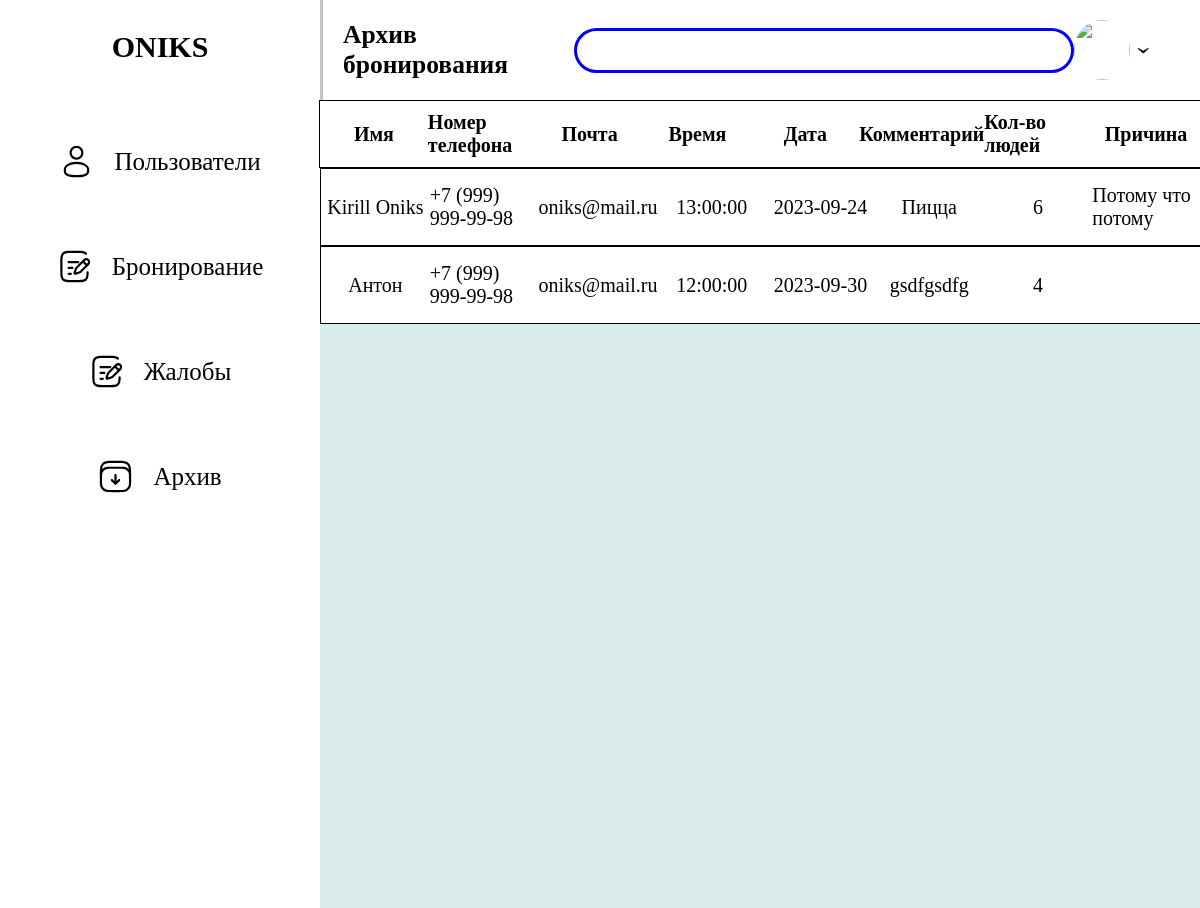
The app's page /admin/archiv.php (signed in), older data.
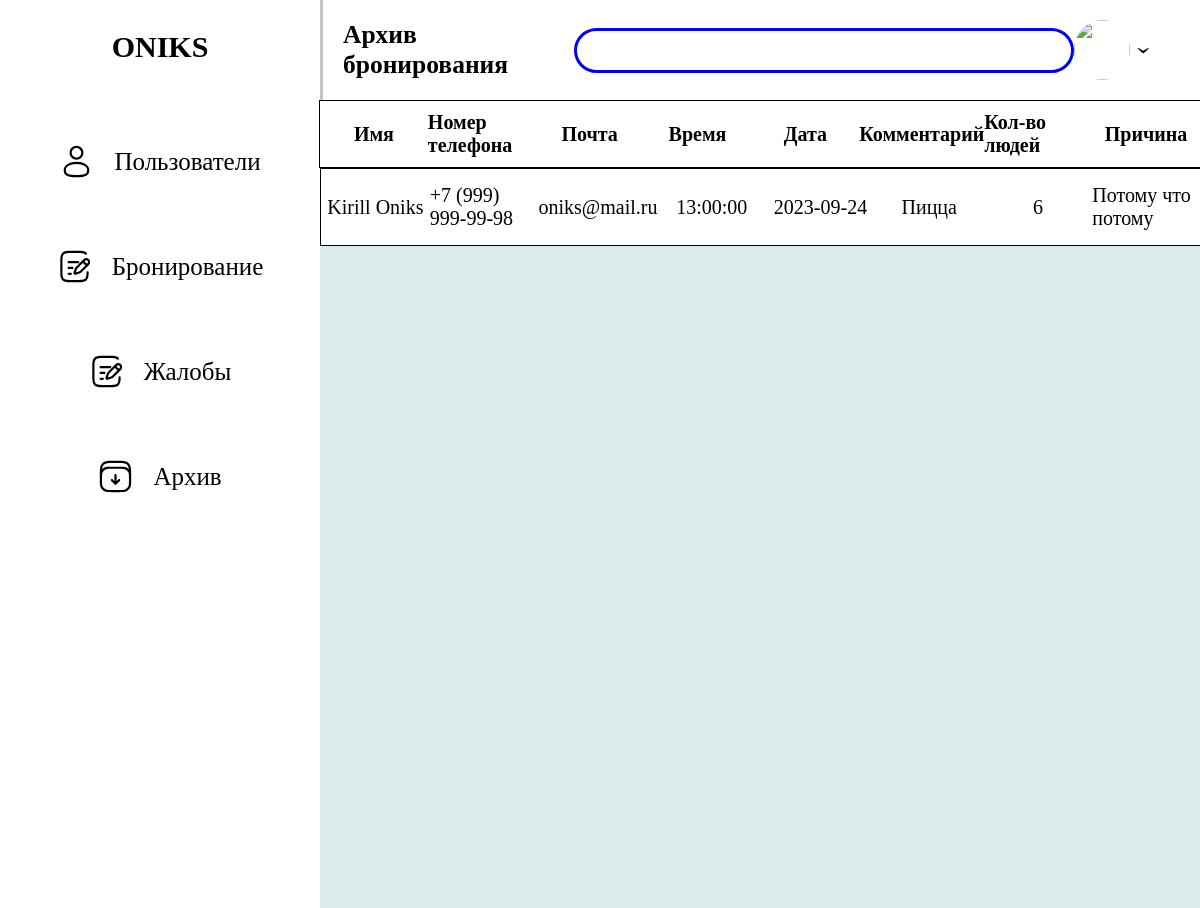
The same page, newer data.
### tables this page shows
CREATE TABLE `bookings` (
  `id` int NOT NULL,
  `data` date NOT NULL,
  `person` int NOT NULL,
  `time` time NOT NULL,
  `comments` text NOT NULL,
  `name` varchar(256) NOT NULL,
  `owner` int NOT NULL,
  `Status` varchar(256) NOT NULL DEFAULT 'Одобрено',
  `Reason` varchar(256) NOT NULL
);

CREATE TABLE `users` (
  `id` int NOT NULL,
  `name` varchar(256) NOT NULL,
  `login` varchar(256) NOT NULL,
  `pass` varchar(256) NOT NULL,
  `number` varchar(256) NOT NULL,
  `email` varchar(256) NOT NULL,
  `role` varchar(40) NOT NULL
);

### admin/archiv.php (the view, shortened to what this page needs)
<?
    require ("../core/bd.php");
?>
<!DOCTYPE html>
<html lang="ru">
<head>
    <link rel="stylesheet" href="../css/admin.css">
    <link rel="stylesheet" href="../css/booking-admin.css">
</head>
<body>
    <main>
        <section class="left-menu">
            <?php require ("../components/admin-menu/left-menu.php") ?>
        </section>
        <section class="menu">
            <header>
                <div class="type"><h2>Архив бронирования</h2></div>
                <div class="search">
                    <input type="search">
                </div>
                <div class="profile">
                    <img src="../img/profile/Screenshot_3.png" alt="">
                </div>
            </header>
            <main>
                <?
                    $allbooking = mysqli_fetch_all ( mysqli_query($bd, "SELECT * FROM `bookings` WHERE `Status` LIKE 'Отменено'"));
                ?>
                <div class="description">
                    <p>Имя</p>
                    <p>Номер телефона</p>
                    <p>Почта</p>
                    <p>Время</p>
                    <p>Дата</p>
                    <p>Комментарий</p>
                    <p>Кол-во людей</p>
                    <p>Причина</p>
                </div>
                <div class="booking-container">
                    <?
                        foreach ($allbooking as $allbooking) {
                            $user_info = mysqli_fetch_assoc( mysqli_query($bd, "SELECT * FROM `users` WHERE `id` = $allbooking[6]"));
                            ?>
                                <div class="booking-card">
                                    <div class="name">
                                        <p><?echo $allbooking["5"]?></p>
                                    </div>
                                    <div class="number">
                                        <p><?echo $user_info["number"]?></p>
                                    </div>
                                    <div class="email">
                                        <p><?echo $user_info["email"]?></p>
                                    </div>
                                    <div class="time">
                                        <p><?echo $allbooking["3"]?></p>
                                    </div>
                                    <div class="data">
                                        <p><?echo $allbooking["1"]?></p>
                                    </div>
                                    <div class="person">
                                        <p><?echo $allbooking["4"]?></p>
                                    </div>
                                    <div class="comments">
                                        <p><?echo $allbooking["2"]?></p>
                                    </div>
                                    <div class="reason">
                                        <p><?echo $allbooking["8"]?></p>
                                    </div>
                                </div>
                            <?
                        }
                    ?>
                </div>
            </main>
        </section>
    </main>
</body>
</html>

Row changes from the older to the newer data that the page shows:
removed bookings: name "Антон", owner.number "+7 (999) 999-99-98", owner.email "oniks@mail.ru", time "12:00:00", data "2023-09-30", comments "gsdfgsdfg", person "4"
